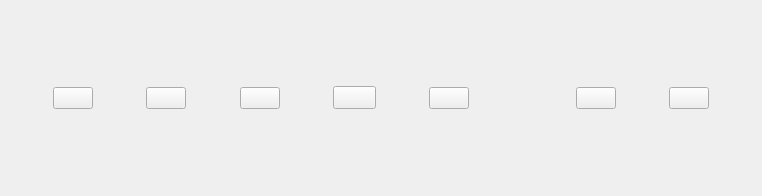
<?xml version="1.0" encoding="UTF-8"?>
<ui version="4.0">
 <class>videoPanel</class>
 <widget class="QWidget" name="videoPanel">
  <property name="geometry">
   <rect>
    <x>0</x>
    <y>0</y>
    <width>762</width>
    <height>196</height>
   </rect>
  </property>
  <property name="sizePolicy">
   <sizepolicy hsizetype="Preferred" vsizetype="Preferred">
    <horstretch>0</horstretch>
    <verstretch>0</verstretch>
   </sizepolicy>
  </property>
  <property name="maximumSize">
   <size>
    <width>16777215</width>
    <height>16777215</height>
   </size>
  </property>
  <property name="styleSheet">
   <string notr="true"/>
  </property>
  <property name="VideoPanel" stdset="0">
   <bool>true</bool>
  </property>
  <layout class="QHBoxLayout" name="verticalLayout">
   <property name="spacing">
    <number>0</number>
   </property>
   <property name="leftMargin">
    <number>0</number>
   </property>
   <property name="topMargin">
    <number>0</number>
   </property>
   <property name="rightMargin">
    <number>0</number>
   </property>
   <property name="bottomMargin">
    <number>0</number>
   </property>
   <item>
    <widget class="QWidget" name="widget" native="true">
     <property name="sizePolicy">
      <sizepolicy hsizetype="Preferred" vsizetype="Preferred">
       <horstretch>0</horstretch>
       <verstretch>0</verstretch>
      </sizepolicy>
     </property>
     <property name="minimumSize">
      <size>
       <width>0</width>
       <height>0</height>
      </size>
     </property>
     <property name="VideoPanel" stdset="0">
      <bool>true</bool>
     </property>
     <layout class="QHBoxLayout" name="horizontalLayout_2">
      <property name="spacing">
       <number>0</number>
      </property>
      <property name="leftMargin">
       <number>0</number>
      </property>
      <property name="topMargin">
       <number>0</number>
      </property>
      <property name="rightMargin">
       <number>0</number>
      </property>
      <property name="bottomMargin">
       <number>0</number>
      </property>
      <item>
       <spacer name="horizontalSpacer_10">
        <property name="orientation">
         <enum>Qt::Horizontal</enum>
        </property>
        <property name="sizeHint" stdset="0">
         <size>
          <width>40</width>
          <height>20</height>
         </size>
        </property>
       </spacer>
      </item>
      <item>
       <widget class="QPushButton" name="goChatButton">
        <property name="text">
         <string/>
        </property>
        <property name="CallGoChat" stdset="0">
         <bool>true</bool>
        </property>
       </widget>
      </item>
      <item>
       <spacer name="horizontalSpacer">
        <property name="orientation">
         <enum>Qt::Horizontal</enum>
        </property>
        <property name="sizeHint" stdset="0">
         <size>
          <width>40</width>
          <height>20</height>
         </size>
        </property>
       </spacer>
      </item>
      <item>
       <widget class="QPushButton" name="micButton">
        <property name="text">
         <string/>
        </property>
        <property name="CallEnableMic" stdset="0">
         <bool>true</bool>
        </property>
        <property name="CallDisableMic" stdset="0">
         <bool>true</bool>
        </property>
       </widget>
      </item>
      <item>
       <spacer name="horizontalSpacer_9">
        <property name="orientation">
         <enum>Qt::Horizontal</enum>
        </property>
        <property name="sizeHint" stdset="0">
         <size>
          <width>40</width>
          <height>20</height>
         </size>
        </property>
       </spacer>
      </item>
      <item>
       <widget class="QPushButton" name="videoButton">
        <property name="minimumSize">
         <size>
          <width>0</width>
          <height>0</height>
         </size>
        </property>
        <property name="maximumSize">
         <size>
          <width>16777215</width>
          <height>16777215</height>
         </size>
        </property>
        <property name="text">
         <string/>
        </property>
        <property name="iconSize">
         <size>
          <width>16</width>
          <height>16</height>
         </size>
        </property>
       </widget>
      </item>
      <item>
       <spacer name="horizontalSpacer_3">
        <property name="orientation">
         <enum>Qt::Horizontal</enum>
        </property>
        <property name="sizeHint" stdset="0">
         <size>
          <width>40</width>
          <height>20</height>
         </size>
        </property>
       </spacer>
      </item>
      <item>
       <widget class="QPushButton" name="stopButton">
        <property name="sizePolicy">
         <sizepolicy hsizetype="Preferred" vsizetype="Fixed">
          <horstretch>0</horstretch>
          <verstretch>0</verstretch>
         </sizepolicy>
        </property>
        <property name="minimumSize">
         <size>
          <width>0</width>
          <height>0</height>
         </size>
        </property>
        <property name="font">
         <font>
          <family>Segoe UI</family>
          <pointsize>10</pointsize>
         </font>
        </property>
        <property name="text">
         <string/>
        </property>
        <property name="StopCallButton" stdset="0">
         <bool>true</bool>
        </property>
       </widget>
      </item>
      <item>
       <spacer name="horizontalSpacer_4">
        <property name="orientation">
         <enum>Qt::Horizontal</enum>
        </property>
        <property name="sizeHint" stdset="0">
         <size>
          <width>40</width>
          <height>20</height>
         </size>
        </property>
       </spacer>
      </item>
      <item>
       <widget class="QPushButton" name="addChatButton">
        <property name="text">
         <string/>
        </property>
        <property name="CallAddChat" stdset="0">
         <bool>true</bool>
        </property>
       </widget>
      </item>
      <item>
       <spacer name="horizontalSpacer_5">
        <property name="orientation">
         <enum>Qt::Horizontal</enum>
        </property>
        <property name="sizeHint" stdset="0">
         <size>
          <width>40</width>
          <height>20</height>
         </size>
        </property>
       </spacer>
      </item>
      <item>
       <widget class="QWidget" name="volumeContainer" native="true">
        <layout class="QHBoxLayout" name="horizontalLayout">
         <property name="spacing">
          <number>0</number>
         </property>
         <property name="leftMargin">
          <number>0</number>
         </property>
         <property name="topMargin">
          <number>0</number>
         </property>
         <property name="rightMargin">
          <number>0</number>
         </property>
         <property name="bottomMargin">
          <number>0</number>
         </property>
        </layout>
       </widget>
      </item>
      <item>
       <spacer name="horizontalSpacer_2">
        <property name="orientation">
         <enum>Qt::Horizontal</enum>
        </property>
        <property name="sizeHint" stdset="0">
         <size>
          <width>40</width>
          <height>20</height>
         </size>
        </property>
       </spacer>
      </item>
      <item>
       <widget class="QPushButton" name="settingsButton">
        <property name="text">
         <string/>
        </property>
        <property name="CallSettings" stdset="0">
         <bool>true</bool>
        </property>
       </widget>
      </item>
      <item>
       <spacer name="horizontalSpacer_7">
        <property name="orientation">
         <enum>Qt::Horizontal</enum>
        </property>
        <property name="sizeHint" stdset="0">
         <size>
          <width>40</width>
          <height>20</height>
         </size>
        </property>
       </spacer>
      </item>
      <item>
       <widget class="QPushButton" name="fullscreenButton">
        <property name="text">
         <string/>
        </property>
       </widget>
      </item>
      <item>
       <spacer name="horizontalSpacer_8">
        <property name="orientation">
         <enum>Qt::Horizontal</enum>
        </property>
        <property name="sizeHint" stdset="0">
         <size>
          <width>40</width>
          <height>20</height>
         </size>
        </property>
       </spacer>
      </item>
     </layout>
     <zorder>horizontalSpacer_5</zorder>
     <zorder>settingsButton</zorder>
     <zorder>horizontalSpacer_7</zorder>
     <zorder>fullscreenButton</zorder>
     <zorder>horizontalSpacer_8</zorder>
     <zorder>addChatButton</zorder>
     <zorder>horizontalSpacer_4</zorder>
     <zorder>stopButton</zorder>
     <zorder>horizontalSpacer_3</zorder>
     <zorder>horizontalSpacer_9</zorder>
     <zorder>goChatButton</zorder>
     <zorder>horizontalSpacer_10</zorder>
     <zorder>volumeContainer</zorder>
     <zorder>micButton</zorder>
     <zorder>videoButton</zorder>
    </widget>
   </item>
  </layout>
 </widget>
 <resources/>
 <connections/>
</ui>
